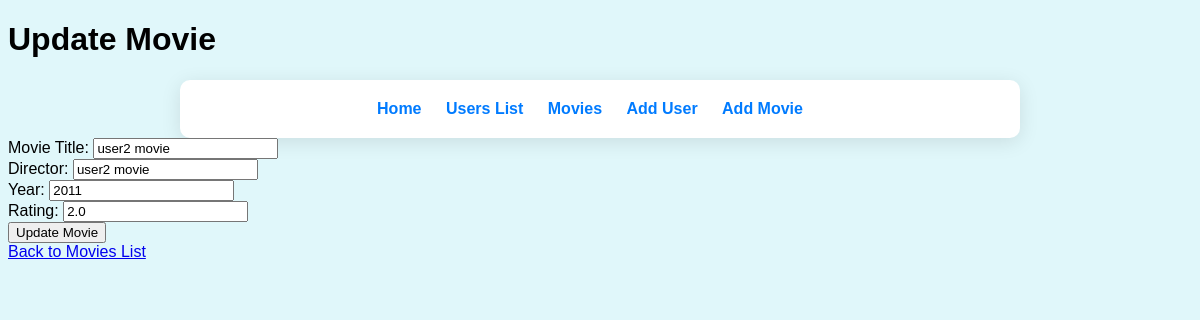
Page /users/6/update_movie/8 on the committed database.
### modelsDB.py (models this page shows)
class Movie(db.Model):
    id = db.Column(db.Integer, primary_key=True)
    name = db.Column(db.String(100), nullable=False)
    director = db.Column(db.String(100), nullable=False)
    year = db.Column(db.Integer, nullable=False)
    rating = db.Column(db.Float, nullable=False)
    user_id = db.Column(db.Integer, db.ForeignKey('user.id'), nullable=False)

### app.py (the view, shortened to what this page needs)
    @app.route('/users/<int:user_id>/update_movie/<int:movie_id>', methods=['GET', 'POST'])
    def update_movie(user_id, movie_id):
        movie = data_manager.get_movie(movie_id)
        if movie is None:
            return "Movie is not found", 404
        return render_template('update_movie.html', movie=movie, user_id=user_id)

### datamanager/sqlite_data_manager.py (called while the page is built)
    def get_movie(self, movie_id):
        with current_app.app_context():
            movie = Movie.query.get(movie_id)
            return movie if movie else None

### templates/update_movie.html (shortened to what this page needs)
<!DOCTYPE html>
<html lang="en">
<head>
    <link rel="stylesheet" href="{{ url_for('static', filename='styles.css') }}">
</head>
<body>
    <h1>Update Movie</h1>
    <div class="nav-container">
        <nav>
            <ul class="nav-list">
                <li><a href="{{ url_for('home') }}">Home</a></li>
                <li><a href="{{ url_for('list_users') }}">Users List</a></li>
                <li><a href="{{ url_for('user_movies', user_id=user_id) }}">Movies</a></li>
                <li><a href="{{ url_for('add_user') }}">Add User</a></li>
                <li><a href="{{ url_for('add_movie', user_id=user_id) }}">Add Movie</a></li>
            </ul>
        </nav>
    </div>
    <form method="post" action="{{ url_for('update_movie', user_id=user_id, movie_id=movie.id) }}">
        <label for="title">Movie Title:</label>
        <input type="text" id="title" name="title" value="{{ movie.name }}" required><br>
        <label for="director">Director:</label>
        <input type="text" id="director" name="director" value="{{ movie.director }}" required><br>
        <label for="year">Year:</label>
        <input type="number" id="year" name="year" value="{{ movie.year }}" required><br>
        <label for="rating">Rating:</label>
        <input type="number" id="rating" name="rating" value="{{ movie.rating }}" step="0.1" required><br>
        <button type="submit">Update Movie</button>
    </form>
    <a href="{{ url_for('user_movies', user_id=user_id) }}">Back to Movies List</a>
</body>
</html>

### static/styles.css (style rules this page uses)
body { font-family: Arial, sans-serif; background-color: #e0f7fa; }
.nav-container { background-color: #fff; padding: 20px; border-radius: 10px; box-shadow: 0 4px 20px rgba(0, 0, 0, 0.1); max-width: 800px; margin: 0 auto; transition: transform 0.3s; }
.nav-list { list-style-type: none; padding: 0; margin: 0; text-align: center; }
.nav-list li { display: inline; margin-right: 20px; }
.nav-list li a { text-decoration: none; color: #007BFF; font-weight: bold; }

### rows in the picture
Movie: title "user2 movie", director "user2 movie", year "2011", rating "2.0"
